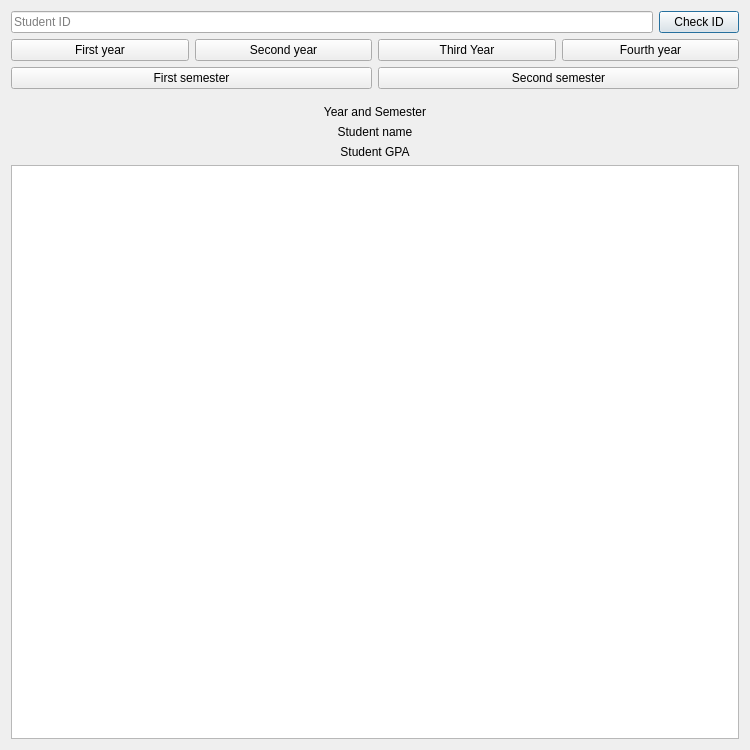
<?xml version="1.0" encoding="UTF-8"?>
<ui version="4.0">
 <class>studentSearching</class>
 <widget class="QDialog" name="studentSearching">
  <property name="geometry">
   <rect>
    <x>0</x>
    <y>0</y>
    <width>750</width>
    <height>750</height>
   </rect>
  </property>
  <property name="windowTitle">
   <string>Student searching</string>
  </property>
  <property name="windowIcon">
   <iconset resource="resources.qrc">
    <normaloff>:/icons/searchWindow.png</normaloff>:/icons/searchWindow.png</iconset>
  </property>
  <layout class="QGridLayout" name="gridLayout">
   <property name="leftMargin">
    <number>11</number>
   </property>
   <property name="topMargin">
    <number>11</number>
   </property>
   <property name="rightMargin">
    <number>11</number>
   </property>
   <property name="bottomMargin">
    <number>11</number>
   </property>
   <item row="0" column="0">
    <layout class="QVBoxLayout" name="verticalLayout_3">
     <item>
      <layout class="QHBoxLayout" name="horizontalLayout_3">
       <item>
        <widget class="QLineEdit" name="IDArea">
         <property name="placeholderText">
          <string>Student ID</string>
         </property>
        </widget>
       </item>
       <item>
        <widget class="QPushButton" name="checkIDBtn">
         <property name="text">
          <string>Check ID</string>
         </property>
        </widget>
       </item>
      </layout>
     </item>
     <item>
      <layout class="QHBoxLayout" name="horizontalLayout">
       <item>
        <widget class="QPushButton" name="firstYearBtn">
         <property name="text">
          <string>First year</string>
         </property>
        </widget>
       </item>
       <item>
        <widget class="QPushButton" name="secondYearBtn">
         <property name="text">
          <string>Second year</string>
         </property>
        </widget>
       </item>
       <item>
        <widget class="QPushButton" name="thirdYearBtn">
         <property name="text">
          <string>Third Year</string>
         </property>
        </widget>
       </item>
       <item>
        <widget class="QPushButton" name="fourthYearBtn">
         <property name="text">
          <string>Fourth year</string>
         </property>
        </widget>
       </item>
      </layout>
     </item>
     <item>
      <layout class="QHBoxLayout" name="horizontalLayout_2">
       <item>
        <widget class="QPushButton" name="firstSemesterBtn">
         <property name="text">
          <string>First semester</string>
         </property>
        </widget>
       </item>
       <item>
        <widget class="QPushButton" name="secondSemesterBtn">
         <property name="text">
          <string>Second semester</string>
         </property>
        </widget>
       </item>
      </layout>
     </item>
     <item>
      <spacer name="verticalSpacer">
       <property name="orientation">
        <enum>Qt::Vertical</enum>
       </property>
       <property name="sizeType">
        <enum>QSizePolicy::Preferred</enum>
       </property>
       <property name="sizeHint" stdset="0">
        <size>
         <width>20</width>
         <height>10</height>
        </size>
       </property>
      </spacer>
     </item>
     <item>
      <layout class="QVBoxLayout" name="verticalLayout_2">
       <item>
        <layout class="QVBoxLayout" name="verticalLayout">
         <item>
          <widget class="QLabel" name="yearAndSemesterLabel">
           <property name="text">
            <string>Year and Semester</string>
           </property>
           <property name="alignment">
            <set>Qt::AlignCenter</set>
           </property>
          </widget>
         </item>
         <item>
          <widget class="QLabel" name="studentNameLabel">
           <property name="text">
            <string>Student name</string>
           </property>
           <property name="alignment">
            <set>Qt::AlignCenter</set>
           </property>
          </widget>
         </item>
         <item>
          <widget class="QLabel" name="studentGPALabel">
           <property name="text">
            <string>Student GPA</string>
           </property>
           <property name="alignment">
            <set>Qt::AlignCenter</set>
           </property>
          </widget>
         </item>
        </layout>
       </item>
       <item>
        <widget class="QListWidget" name="subjectsArea">
         <property name="verticalScrollMode">
          <enum>QAbstractItemView::ScrollPerPixel</enum>
         </property>
         <property name="horizontalScrollMode">
          <enum>QAbstractItemView::ScrollPerPixel</enum>
         </property>
        </widget>
       </item>
      </layout>
     </item>
    </layout>
   </item>
  </layout>
 </widget>
 <resources>
  <include location="resources.qrc"/>
 </resources>
 <connections/>
</ui>
